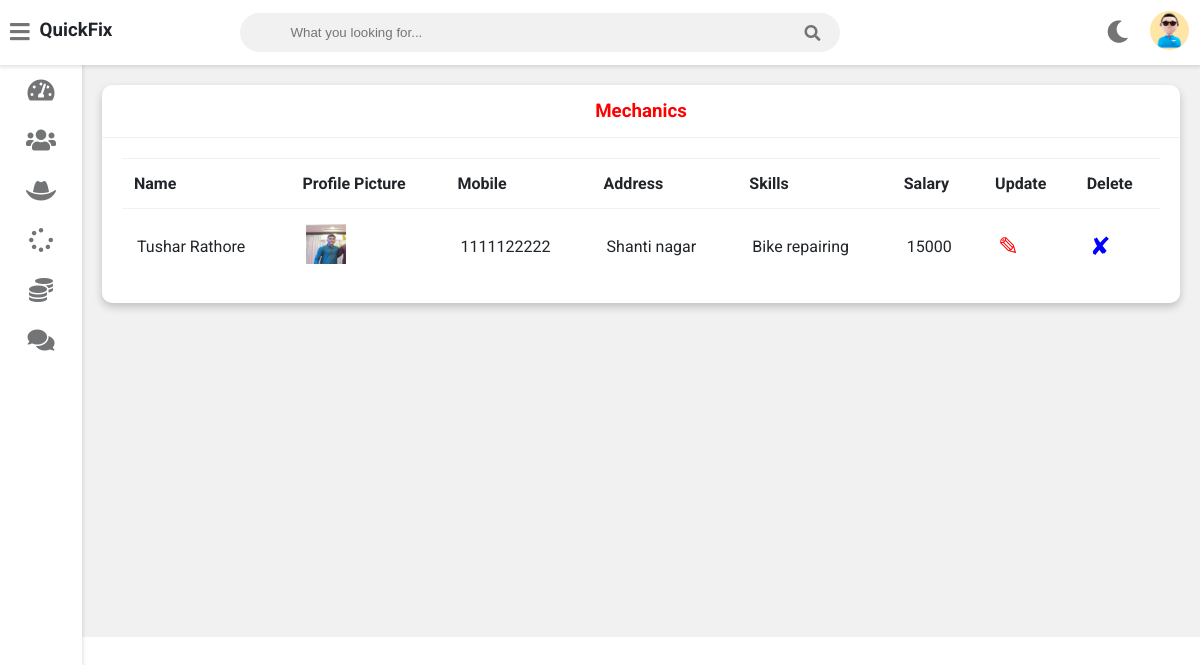
The page /admin-view-mechanic (signed in) on the database its author committed.
### vehicle/models.py (models this page shows, shortened)
class Mechanic(models.Model):
    user=models.OneToOneField(User,on_delete=models.CASCADE)
    profile_pic= models.ImageField(upload_to='profile_pic/MechanicProfilePic/',null=True,blank=True)
    address = models.CharField(max_length=40)
    mobile = models.CharField(max_length=20,null=False)
    skill = models.CharField(max_length=500,null=True)
    salary=models.PositiveIntegerField(null=True)
    status=models.BooleanField(default=False)
    @property
    def get_name(self):
        return self.user.first_name+" "+self.user.last_name

### vehicle/views.py (the view)
# urls.py: path('admin-view-mechanic',views.admin_view_mechanic_view,name='admin-view-mechanic'),
@login_required(login_url='adminlogin')
def admin_view_mechanic_view(request):
    mechanics=models.Mechanic.objects.all()
    return render(request,'vehicle/admin_view_mechanic.html',{'mechanics':mechanics})

### templates/vehicle/admin_view_mechanic.html
{% extends 'vehicle/adminbase.html' %}
{% block content %}
{% load static %}
	<div class="wrapper">
		<div class="row">
			<div class="col-12 col-m-12 col-sm-12">
				<div class="card">
					<div class="card-header">
						<h3 style="color:red; text-align:center" >Mechanics
						</h3>
					</div>
					<div class="card-content">
						<table>
							<thead>
                <tr>
                  <th>Name</th>
                  <th>Profile Picture</th>
                  <th>Mobile</th>
                  <th>Address</th>
                  <th>Skills</th>
                  <th>Salary</th>
                  <th>Update</th>
                  <th>Delete</th>
                </tr>
							</thead>
							<tbody>
              {% for m in mechanics %}
                <tr>
                  <td> {{m.get_name}}</td>
                  <td> <img src="{% static m.profile_pic.url %}" alt="Profile Pic" height="40px" width="40px" /></td>
                  <td>{{m.mobile}}</td>
                  <td>{{m.address}}</td>
                  <td>{{m.skill}}</td>
                  <td>{{m.salary}}</td>
                  <td><a  style="color:red; text-decoration:none;font-size:25px;" href="{% url 'update-mechanic' m.id  %}">&#9998;</a></td>
                  <td><a style="color:blue; text-decoration:none;font-size:25px;"href="{% url 'delete-mechanic' m.id  %}">&#10008;</a></td>
                </tr>
                {% endfor %}
							</tbody>
						</table>
					</div>
				</div>
			</div>
		</div>
<br><br><br><br><br><br><br><br><br><br><br><br><br><br><br><br>
	</div>
{% endblock content %}

### templates/vehicle/adminbase.html (shortened to what this page needs)
<!DOCTYPE html>
{% load static %}
<html>
<head>
	<link rel="stylesheet" type="text/css" href="https://cdnjs.cloudflare.com/ajax/libs/Chart.js/2.9.3/Chart.min.css">
	<link rel="stylesheet" type="text/css" href="{% static "fontawesome-free/css/all.min.css" %}">
	<link rel="stylesheet" type="text/css" href="{% static "style.css" %}">
</head>
<body class="overlay-scrollbar">
	<div class="navbar">
		<ul class="navbar-nav">
			<li class="nav-item">
				<a class="nav-link">
					<i class="fas fa-bars" onclick="collapseSidebar()"></i>
				</a>
			</li>
			<li class="nav-item">
				<h3>QuickFix</h3>
			</li>
		</ul>
		<form class="navbar-search">
			<input type="text" name="Search" class="navbar-search-input" placeholder="What you looking for...">
			<i class="fas fa-search"></i>
		</form>
		<ul class="navbar-nav nav-right">
			<li class="nav-item mode">
				<a class="nav-link" href="#" onclick="switchTheme()">
					<i class="fas fa-moon dark-icon"></i>
				</a>
			</li>
			<li class="nav-item avt-wrapper">
				<div class="avt dropdown">
					<img src="{% static "images/admin.jpg" %} " alt="User image" class="dropdown-toggle" data-toggle="user-menu">
				</div>
			</li>
		</ul>
	</div>
	<div class="sidebar">
		<ul class="sidebar-nav">
			<li class="sidebar-nav-item">
				<a href="/admin-dashboard" class="sidebar-nav-link">
					<div>
						<i class="fas fa-tachometer-alt"></i>
					</div>
				</a>
			</li>
			<li class="sidebar-nav-item">
				<a href="/admin-customer" class="sidebar-nav-link">
					<div>
						<i class="fas fa-users"></i>
					</div>
				</a>
			</li>
			<li  class="sidebar-nav-item">
				<a href="/admin-mechanic" class="sidebar-nav-link">
					<div>
					<i class="fas fa-hat-cowboy"></i>
					</div>
				</a>
			</li>
			<li  class="sidebar-nav-item">
				<a href="/admin-request" class="sidebar-nav-link">
					<div>
						<i class="fas fa-spinner"></i>
					</div>
				</a>
			</li>
			<li  class="sidebar-nav-item">
				<a href="/admin-report" class="sidebar-nav-link">
					<div>
						<i class="fas fa-coins"></i>
					</div>
				</a>
			</li>
			<li  class="sidebar-nav-item">
				<a href="/admin-feedback" class="sidebar-nav-link">
					<div>
					<i class="fas fa-comments"></i>
					</div>
				</a>
			</li>
		</ul>
	</div>
<div>
	<div class="content">
		{% block content %}
		{% endblock content %}
	</div>
</div>
</body>
</html>

### static/style.css (style rules this page uses)
:root { --primary-color: #02d2f7; --success-color: #6ab04c; --warning-color: #f0932b; --danger-color: #eb4d4b; --light-color: #212529; --light-second-color: #727475; --light-background: #ffffff; --light-second-background: #f1f1f1; --dark-color: #909090; --dark-second-color: #f5f6fa; --dark-background: #23242D; --dark-second-background: #181818; }
.light { --main-bg-color: var(--light-background); --second-bg-color: var(--light-second-background); --main-color: var(--light-color); --second-color: var(--light-second-color); }
* { box-sizing: border-box; }
body { font-family: 'Roboto', sans-serif; background: var(--main-bg-color); color: var(--main-color); margin: 0; }
.navbar { display: flex; flex-direction: row; background: var(--main-bg-color); color: var(--main-color); position: fixed; top: 0; right: 0; left: 0; z-index: 101; box-shadow: rgba(0,0,0,0.12) 0px 1px 4px 1px; }
.navbar-nav { list-style: none; display: flex; flex-direction: row; padding-left: 0; margin-bottom: 0; margin-top: 0; }
.nav-link { float: left; text-align: center; padding: 21px 10px; text-decoration: none; font-size: 17px; color: var(--second-color); position: relative; }
.navbar-nav i { font-size: 1.4rem; }
.nav-right { margin-left: auto; }
.navbar-search { position: relative; margin: auto; width: 50%; }
.navbar-search input { background: var(--second-bg-color); border: none; padding: 12px 50px 12px 50px; width: 100%; outline: none; color: var(--main-color); border-radius: 20px; }
.navbar-search i { position: absolute; top: 50%; right: 20px; transform: translateY(-50%); color: var(--second-color); cursor: pointer; }
.avt img { width: 39px; height: 39px; border-radius: 50%; }
.avt { padding: 11px }
.dropdown { position: relative; }
.wrapper { padding: 10px; margin-left: 82px; padding-top: 75px; background: var(--second-bg-color); transition: margin-left .5s; }
.sidebar { width: 82px; height: 100vh; position: fixed; margin-top: 65px; background: var(--main-bg-color); box-shadow: rgba(0,0,0,0.12) 0px 1px 4px 1px; overflow: hidden; z-index: 100; transition: width .5s; }
.sidebar-nav { list-style: none; padding: 0; margin: 0; display: flex; flex-direction: column; align-items: center; height: 100vh; }
.sidebar-nav-item { width: 100%; }
.sidebar-nav-link { display: flex; align-items: center; color: var(--main-color); text-decoration: none; }
.sidebar-nav-link i { font-size: 1.5rem; color: var(--second-color); position: absolute; left: 50%; top: 50%; transform: translate(-50%, -50%); }
.sidebar-nav-link div { min-width: 82px; height: 50px; position: relative; }
.row { display: flex; flex-wrap: wrap; flex-direction: row; }
.row:after, .row:before { box-sizing: border-box; }
[class*="col-"] { padding: 10px; }
@media only screen and (min-width: 600px) { .col-sm-12 { width: 100%; } }
@media only screen and (min-width: 768px) { .col-m-12 { width: 100%; } }
@media only screen and (min-width: 992px) { .col-12 { width: 100%; } }
.card { background: var(--main-bg-color); color: var(--main-color); border-radius: 10px; margin-bottom: 10px; box-shadow: 0 4px 8px 0 rgba(0,0,0,0.2); }
.card-header { padding: 15px 30px; border-bottom: 1px solid var(--second-bg-color); position: relative; }
.card-header h3 { margin: 0; }
.card-content { padding: 20px; overflow-x: auto; }
table { border-collapse: collapse; width: 100%; }
table td { border-top: 1px solid var(--second-bg-color); padding: 15px; }
table th { border-top: 1px solid var(--second-bg-color); border-bottom: 1px solid var(--second-bg-color); padding: 15px 12px; text-align: left; }

### rows shown on the page
Mechanic: get_name "Tushar Rathore", profile_pic (picture), mobile "1111122222", address "Shanti nagar", skill "Bike repairing", salary "15000"
